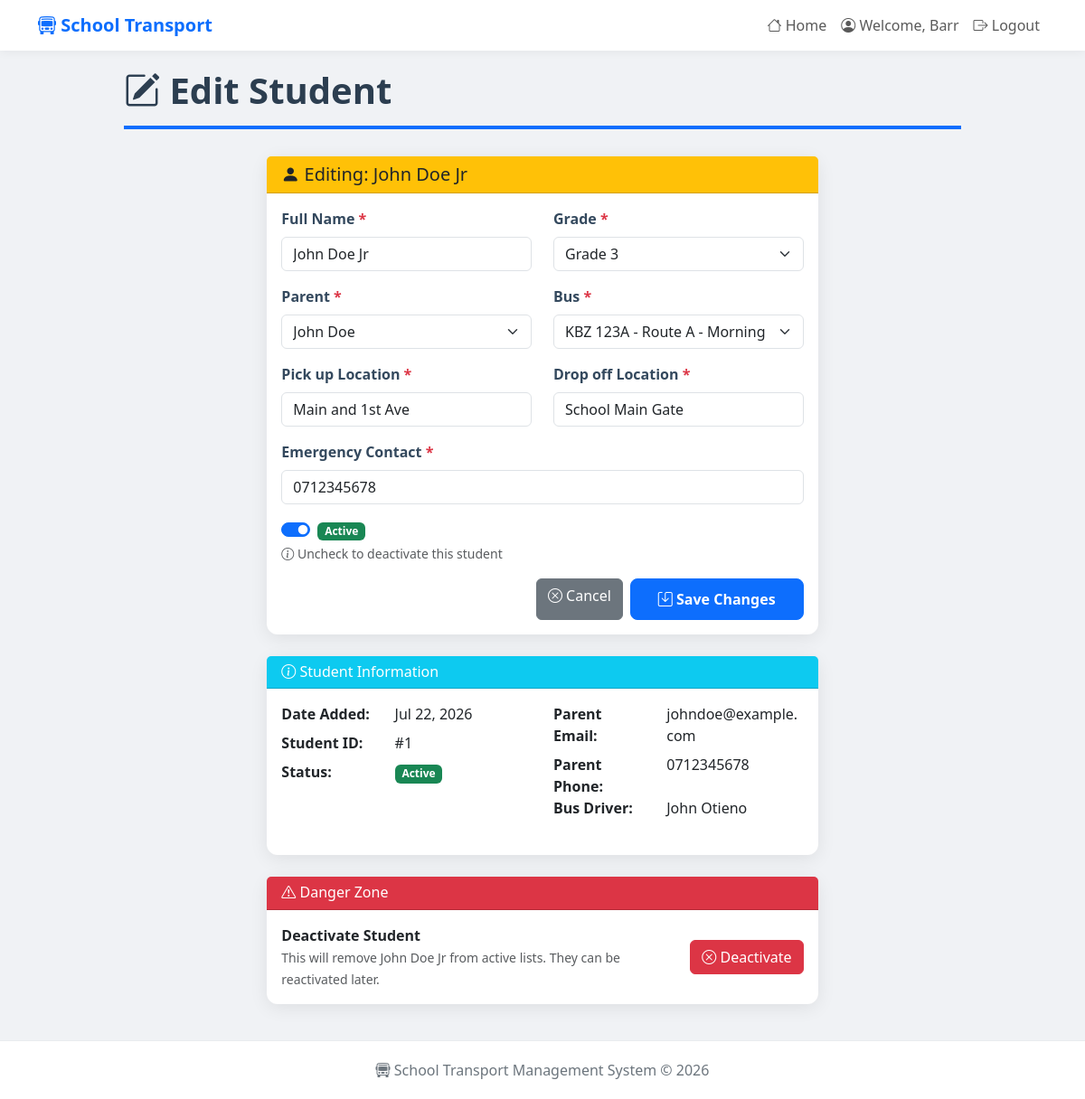
The page /students/edit/1/ (signed in) on the database its author committed.
### transport/models.py (models this page shows, shortened)
class User(AbstractUser):
    USER_TYPES = (
        ('admin', 'Admin'),
        ('parent', 'Parent'),
        ('assistant', 'Assistant'),
    )
    user_type = models.CharField(max_length = 20, choices = USER_TYPES)
    phone_number = models.CharField(max_length = 15)
    is_active = models.BooleanField(default = True)
    groups = models.ManyToManyField(
        'auth.Group',
        verbose_name='groups',
        blank=True,
        help_text='The groups this user belongs to.',
        related_name="transport_user_set",
        related_query_name="transport_user",
    )
    user_permissions = models.ManyToManyField(
        'auth.Permission',
        verbose_name='user permissions',
        blank=True,
        help_text='Specific permissions for this user.',
        related_name="transport_user_set",
        related_query_name="transport_user",
    )

class Student(models.Model):
    name = models.CharField(max_length = 200)
    grade = models.CharField(max_length = 20)
    parent = models.ForeignKey(Parent, on_delete = models.CASCADE, related_name = 'children')
    bus = models.ForeignKey(Bus, on_delete = models.CASCADE, related_name = 'students')
    pick_up_location = models.CharField(max_length = 200)
    drop_off_location = models.CharField(max_length = 200)
    emergency_contact = models.CharField(max_length = 200)
    created_at = models.DateTimeField(auto_now_add = True)
    is_active = models.BooleanField(default = True)

class Parent(models.Model):
    user = models.OneToOneField(User, on_delete = models.CASCADE, related_name = 'parent_profile')
    name = models.CharField(max_length = 200)
    email = models.EmailField()
    phone_number = models.CharField(max_length = 15)
    home_address = models.TextField()

class Bus(models.Model):
    registration = models.CharField(max_length = 50, unique = True)
    driver_name = models.CharField(max_length = 200)
    capacity = models.IntegerField()
    route_name = models.CharField(max_length = 100)
    is_active = models.BooleanField(default = True)
    created_at = models.DateTimeField(auto_now_add = True)

### transport/views.py (the view)
# urls.py: path('students/edit/<int:student_id>/', views.edit_student, name = 'edit_student'),
@login_required
def edit_student(request, student_id):
    if request.user.user_type != 'admin':
        messages.error(request, 'Access denied. Only admins can edit students.')
        return redirect('index')
    student = get_object_or_404(Student, id = student_id)
    old_bus = student.bus
    if request.method == 'POST':
        student.name = request.POST.get('full_name', student.name)
        student.grade = request.POST.get('grade', student.grade)
        student.pick_up_location = request.POST.get('pick_up', student.pick_up_location)
        student.drop_off_location = request.POST.get('drop_off', student.drop_off_location)
        student.emergency_contact = request.POST.get('emergency_contact', student.emergency_contact)
        bus_registration = request.POST.get('bus')
        if bus_registration:
            try:
                new_bus = Bus.objects.get(registartion = bus_registration)
                if old_bus != new_bus:
                    student.bus = new_bus
                    notify_parents_about_bus_change(student, old_bus, new_bus)
            except Bus.DoesNotExist:
                messages.error(request, 'Bus not found.')
        parent_name = request.POST.get('parent_name')
        if parent_name:
            try:
                parent = Parent.objects.get(name = parent_name)
                student.parent = parent
            except Parent.DoesNotExist:
                messages.error(request, 'Parent not found.')
        is_active = request.POST.get('is_active')
        student.is_active = is_active == 'on'
        student.save()
        messages.success(request, f'Student "{ student.name }" updated successfully!')
        return redirect('student_list')
    else:
        parents = Parent.objects.all()
        buses = Bus.objects.all()
        context = {
            'student': student,
            'parents': parents,
            'buses': buses
        }
        return render(request, 'transport/edit_student.html', context)

### transport/templates/transport/edit_student.html (shortened to what this page needs)
{% extends 'transport/layout.html' %}
{% block body %}
    <h1 class="page-title">
        <i class="bi bi-pencil-square"></i> Edit Student
    </h1>
    <div class="row">
        <div class="col-lg-8 mx-auto">
            <div class="card card-shadow">
                <div class="card-header bg-warning text-dark">
                    <h5 class="mb-0">
                        <i class="bi bi-person-fill"></i>
                        Editing: {{ student.name }}
                    </h5>
                </div>
                <div class="card-body">
                    <form method="POST" action="{% url 'edit_student' student.id %}">
                        <div class="row">
                            <div class="col-md-6 mb-3">
                                <label class="form-label">Full Name <span class="text-danger">*</span></label>
                                <input type="text" name="full_name" class="form-control"
                                value="{{ student.name }}" required>
                            </div>
                            <div class="col-md-6 mb-3">
                                <label class="form-label">Grade <span class="text-danger">*</span></label>
                                <select name="grade" class="form-select" required>
                                    <option value="3" {% if student.grade == '3' %}selected{% endif %}>Grade 3</option>
                                </select>
                            </div>
                        </div>
                        <div class="row">
                            <div class="col-md-6 mb-3">
                                <label class="form-label">Parent <span class="text-danger">*</span></label>
                                <select name="parent_name" class="form-select" required>
                                    {% for parent in parents %}
                                        <option value="{{ parent.name }}"
                                                {% if student.parent.name == parent.name %}selected{% endif %}>
                                            {{ parent.name }}
                                        </option>
                                    {% endfor %}
                                </select>
                            </div>
                            <div class="col-md-6 mb-3">
                                <label class="form-label">Bus <span class="text-danger">*</span></label>
                                <select name="bus" class="form-select" required>
                                    {% for bus in buses %}
                                        <option value="{{ bus.registration }}"
                                                {% if student.bus.registration == bus.registration %}selected{% endif %}>
                                            {{ bus.registration }} - {{ bus.route_name }}
                                        </option>
                                    {% endfor %}
                                </select>
                            </div>
                        </div>
                        <div class="row">
                            <div class="col-md-6 mb-3">
                                <label class="form-label">Pick up Location <span class="text-danger">*</span></label>
                                <input type="text" name="pick_up" class="form-control"
                                value="{{ student.pick_up_location }}" required>
                            </div>
                            <div class="col-md-6 mb-3">
                                <label class="form-label">Drop off Location <span class="text-danger">*</span></label>
                                <input type="text" name="drop_off" class="form-control"
                                value="{{ student.drop_off_location }}" required>
                            </div>
                        </div>
                        <div class="mb-3">
                            <label class="form-label">Emergency Contact <span class="text-danger">*</span></label>
                            <input type="tel" name="emergency_contact" class="form-control"
                            value="{{ student.emergency_contact }}" required>
                        </div>
                        <div class="mb-3">
                            <div class="form-check form-switch">
                                <input class="form-check-input" type="checkbox"
                                name="is_active" id="isActive"
                                {% if student.is_active %}checked{% endif %}>
                                <label class="form-check-label" for="isActive">
                                    <span class="badge {% if student.is_active %}bg-success{% else %}bg-danger{% endif %}">
                                        {% if student.is_active %}Active{% else %}Inactive{% endif %}
                                    </span>
                                </label>
                            </div>
                            <small class="text-muted">
                                <i class="bi bi-info-circle"></i>
                                Uncheck to deactivate this student
                            </small>
                        </div>
                        <div class="d-grid gap-2 d-md-flex justify-content-md-end">
                            <a href="{% url 'student_list' %}" class="btn btn-secondary">
                                <i class="bi bi-x-circle"></i> Cancel
                            </a>
                            <button type="submit" class="btn btn-primary">
                                <i class="bi bi-save"></i> Save Changes
                            </button>
                        </div>
                    </form>
                </div>
            </div>
            <div class="card card-shadow mt-4">
                <div class="card-header bg-info text-white">
                    <h6 class="mb-0">
                        <i class="bi bi-info-circle"></i> Student Information
                    </h6>
                </div>
                <div class="card-body">
                    <div class="row">
                        <div class="col-md-6">
                            <dl class="row">
                                <dt class="col-sm-5">Date Added:</dt>
                                <dd class="col-sm-7">{{ student.created_at|date:"M d, Y" }}</dd>
                                <dt class="col-sm-5">Student ID:</dt>
                                <dd class="col-sm-7">#{{ student.id }}</dd>
                                <dt class="col-sm-5">Status:</dt>
                                <dd class="col-sm-7">
                                    {% if student.is_active %}
                                        <span class="badge bg-success">Active</span>
                                    {% else %}
                                        <span class="badge bg-danger">Inactive</span>
                                    {% endif %}
                                </dd>
                            </dl>
                        </div>
                        <div class="col-md-6">
                            <dl class="row">
                                <dt class="col-sm-5">Parent Email:</dt>
                                <dd class="col-sm-7">{{ student.parent.email }}</dd>
                                <dt class="col-sm-5">Parent Phone:</dt>
                                <dd class="col-sm-7">{{ student.parent.phone_number }}</dd>
                                <dt class="col-sm-5">Bus Driver:</dt>
                                <dd class="col-sm-7">{{ student.bus.driver_name }}</dd>
                            </dl>
                        </div>
                    </div>
                </div>
            </div>
            <div class="card card-shadow mt-4 border-danger">
                <div class="card-header bg-danger text-white">
                    <h6 class="mb-0">
                        <i class="bi bi-exclamation-triangle"></i> Danger Zone
                    </h6>
                </div>
                <div class="card-body">
                    <div class="row align-items-center">
                        <div class="col-md-8">
                            <p class="mb-0">
                                <strong>Deactivate Student</strong>
                                <br>
                                <small class="text-muted">
                                    This will remove {{ student.name }} from active lists.
                                    They can be reactivated later.
                                </small>
                            </p>
                        </div>
                        <div class="col-md-4 text-end">
                            <a href="{% url 'deactivate_student' student.id %}"
                            class="btn btn-danger">
                                <i class="bi bi-x-circle"></i> Deactivate
                            </a>
                        </div>
                    </div>
                </div>
            </div>
        </div>
    </div>
{% endblock %}

### transport/templates/transport/layout.html (shortened to what this page needs)
<!DOCTYPE html>
<html lang = "en">
    <head>
        <link href="https://cdn.jsdelivr.net/npm/bootstrap@5.3.2/dist/css/bootstrap.min.css" rel="stylesheet">
        <link rel="stylesheet" href="https://cdn.jsdelivr.net/npm/bootstrap-icons@1.11.3/font/bootstrap-icons.min.css">
    </head>
    <body>
        <nav class="navbar navbar-expand-lg navbar-light bg-white">
            <div class="container">
                <a class="navbar-brand" href = "{% url 'index' %}">
                    <i class="bi bi-bus-front"></i>
                    School Transport
                </a>
                <div class="collapse navbar-collapse" id="navbarNav">
                    <ul class="navbar-nav ms-auto">
                        <li class="nav-item">
                            <a class="nav-link" href = "{% url 'index' %}">
                                <i class="bi bi-house"></i>
                                Home
                            </a>
                        </li>
                        {% if user.is_authenticated %}
                            <li class="nav-item">
                                <span class="nav-link">
                                    <i class="bi bi-person-circle"></i>
                                    Welcome, {{ user.username }}
                                </span>
                            </li>
                            <li class="nav-item">
                                <a class="nav-link" href = "{% url 'logout' %}">
                                    <i class="bi bi-box-arrow-right"></i>
                                    Logout
                                </a>
                            </li>
                        {% endif %}
                    </ul>
                </div>
            </div>
        </nav>
        <div class="container main-container">
            <div class="row justify-content-center">
                <div class="col-lg-10">
                    {% block body %}
                    {% endblock %}
                </div>
            </div>
        </div>
        <footer class="footer">
            <div class="container">
                <p class="mb-0">
                    <i class="bi bi-bus-front"></i>
                    School Transport Management System &copy; 2026
                </p>
            </div>
        </footer>
    </body>
</html>

### transport/templates/transport/layout.html (style rules this page uses)
body { background-color: #f0f2f5; min-height: 100vh; display: flex; flex-direction: column; }
.main-container { flex: 1; padding-top: 20px; padding-bottom: 40px; }
.card-shadow { box-shadow: 0 4px 20px rgba(0,0,0,0.08); border: none; border-radius: 12px; transition: transform 0.2s ease; }
.navbar-brand { font-weight: 700; color: #0d6efd !important; }
.navbar { box-shadow: 0 2px 10px rgba(0,0,0,0.05); background: white !important; }
.page-title { color: #2c3e50; font-weight: 700; margin-bottom: 30px; border-bottom: 4px solid #0d6efd; padding-bottom: 15px; }
.form-label { font-weight: 600; color: #34495e; }
.btn-primary { padding: 10px 30px; font-weight: 600; border-radius: 8px; transition: all 0.3s ease; }
.footer { margin-top: auto; padding: 20px 0; background: white; border-top: 1px solid #e9ecef; text-align: center; color: #6c757d; }

### rows shown on the page
User: username "Barr"
Student: name "John Doe Jr", full_name "John Doe Jr", grade "Grade 3", parent_name "John Doe", bus "KBZ 123A - Route A - Morning", pick_up "Main and 1st Ave", drop_off "School Main Gate", emergency_contact "0712345678", is_active "☑", created_at "Jul 22, 2026", id "1", parent.email "johndoe@example.com", parent.phone_number "0712345678", bus.driver_name "John Otieno"
